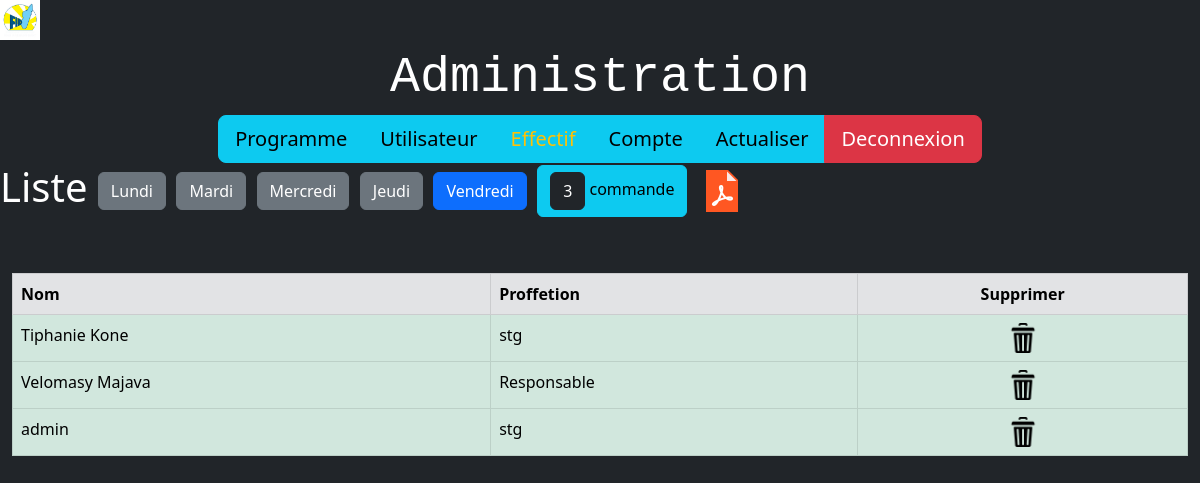
The page /admin/x/SNRS/d5.php on the database its author committed.
### tables this page shows
CREATE TABLE IF NOT EXISTS `utilisateur` (
  `numUt` int(11) NOT NULL AUTO_INCREMENT,
  `photos` varchar(100) NOT NULL,
  `nom` varchar(25) NOT NULL,
  `prenom` varchar(25) NOT NULL,
  `direction` varchar(25) NOT NULL,
  `tel` varchar(25) NOT NULL,
  `mdp` varchar(25) NOT NULL,
  `valeur` varchar(25) NOT NULL,
  `fady` varchar(25) NOT NULL,
  `adrs` varchar(100) NOT NULL,
  `adrs_mail` varchar(100) NOT NULL,
  `fonc` varchar(50) NOT NULL,
  PRIMARY KEY (`numUt`)
);

### admin/x/SNRS/d5.php (the view, shortened to what this page needs)
<?php
include("../connexion.php");
$sql ="SELECT  COUNT(*) numUt FROM utilisateur , andro ,commande where (utilisateur.numUt =commande.id_ut) AND
(andro.id = commande.id_dat) And id_dat= 5" ;
$result = $conn->query($sql);
$isa = mysqli_fetch_assoc($result);
?>
<!DOCTYPE html>
<html lang="en">
<head>
    <link rel="stylesheet" href="../css/style.css">
    <link rel="stylesheet" href="../css/bootstrap.min.css">
    <link rel="stylesheet" href="style.css">
</head>
<body class="bg-dark">
<img src="../image/f.jpg" alt="" width="40" height="40" >
<center>
<div id="titre" class="text-white">Administration</div>
</center>
    <div class="container-fluid btn-lg">
         <div class="container-fluid">
            <div class="row">
                      <article class="col-md-12">
                      <center>
<div class="btn-group btn-group-lg" role="group" aria-label="Large button group" >
<a href="admin.php" class="btn btn-info "> Programme</a>
<a href="Utilisateur.php" class="btn btn-info">Utilisateur</a>
<a href="d1.php"class="btn btn-info text-warning">Effectif</a>
<a href="compte.php" class="btn btn-info">Compte</a>
<a href="actualiser.php" class="btn btn-info">Actualiser</a>
<a href="../index.php" class="btn btn-danger">Deconnexion</a>
</div>
</center>
                      </article >
            </div>
        </div>
</div>
<h1> <span class="text-white">Liste</span>
<a href="d1.php" class="btn btn-secondary">Lundi</a>
     <a href="d2.php" class="btn btn-secondary">Mardi</a>
     <a href="d3.php" class="btn btn-secondary">Mercredi</a>
     <a href="d4.php" class="btn btn-secondary">Jeudi</a>
     <a href="d5.php" class="btn btn-primary">Vendredi</a>
     <div class="btn btn-info">
        <div class="btn btn-dark"><?php print_r( $isa ['numUt'] );?></div><?php  echo " commande"; ?> </div>
     <a href="../pdf/vendredi.php" > <img src="../image/pdf.png" alt=""> </a>
</h1>
<br><br>
<div class="container-fluid">
<table class="table table-bordered">
    <header>
        <tr class="table-secondary">
            <th>Nom</th>
            <th>Proffetion</th>
             <th><center>Supprimer</center></th>
        </tr>
    </header>
<?php
include("../connexion.php");
$sql ="SELECT prenom,direction ,numUt FROM utilisateur , andro ,commande where (utilisateur.numUt =commande.id_ut) AND
(andro.id = commande.id_dat) And id_dat= 5 " ;
  $result = $conn->query($sql);
  if ($result->num_rows > 0) {
  while($row = $result->fetch_assoc()) {
?>
        <tr class="table-success ">
            <td> <?php echo ($row['prenom']); ?></td>
            <td> <?php echo ($row['direction']); ?>
            <th><center><a href= "supa5.php?supp=<?php echo $row['numUt'];?>"><img src="../image/sip.png" alt="" width="30" height="30"> </a></center></th>
        </tr>
        </td> <?php }} ?>
</table>
</div>
</body>
</html>

### admin/x/SNRS/style.css (style rules this page uses)
#titre { font-size: 50px; font-family: monospace; }

### rows shown on the page
utilisateur: prenom "Tiphanie Kone", direction "stg"
utilisateur: prenom "Velomasy Majava", direction "Responsable"
utilisateur: prenom "admin", direction "stg"
